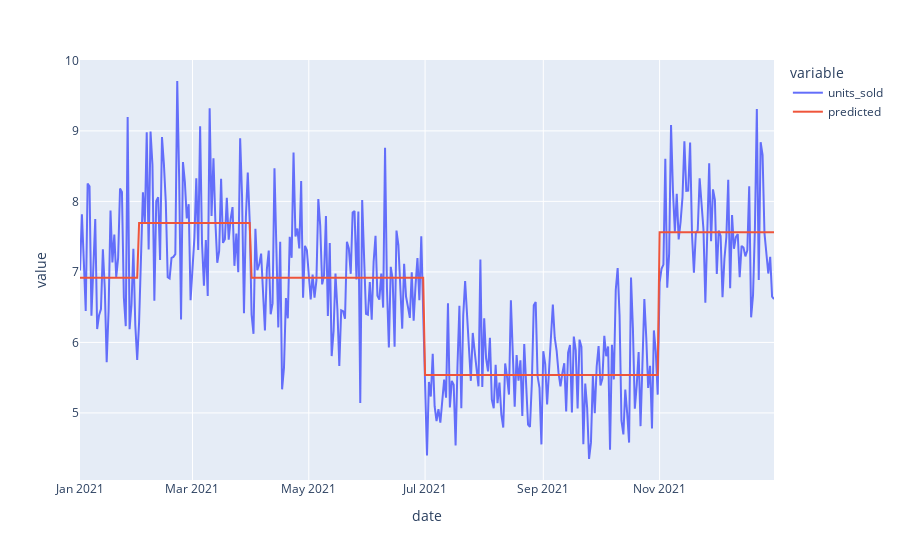

Source (notebook cell):
### Code cell
plot_predictions(model3, df_sales, y = 'units_sold')

### Figure 1 — Plotly figure (JSON) as saved in the notebook; plotly's stock layout.template omitted (floating-point values rounded to 4 significant figures; data arrays with more than 128 entries replaced by an {"elided": "..."} marker saying what was removed)
{"data": [{"hovertemplate": "variable=units_sold<br>date=%{x}<br>value=%{y}<extra></extra>", "legendgroup": "units_sold", "line": {"color": "#636efa", "dash": "solid"}, "marker": {"symbol": "circle"}, "mode": "lines", "name": "units_sold", "orientation": "v", "showlegend": true, "type": "scatter", "x": {"elided": "365 str values"}, "xaxis": "x", "y": {"elided": "365 float values"}, "yaxis": "y"}, {"hovertemplate": "variable=predicted<br>date=%{x}<br>value=%{y}<extra></extra>", "legendgroup": "predicted", "line": {"color": "#EF553B", "dash": "solid"}, "marker": {"symbol": "circle"}, "mode": "lines", "name": "predicted", "orientation": "v", "showlegend": true, "type": "scatter", "x": {"elided": "365 str values"}, "xaxis": "x", "y": {"elided": "365 float values"}, "yaxis": "y"}], "layout": {"legend": {"title": {"text": "variable"}, "tracegroupgap": 0}, "margin": {"t": 60}, "xaxis": {"anchor": "y", "domain": [0, 1], "title": {"text": "date"}}, "yaxis": {"anchor": "x", "domain": [0, 1], "title": {"text": "value"}}}}
